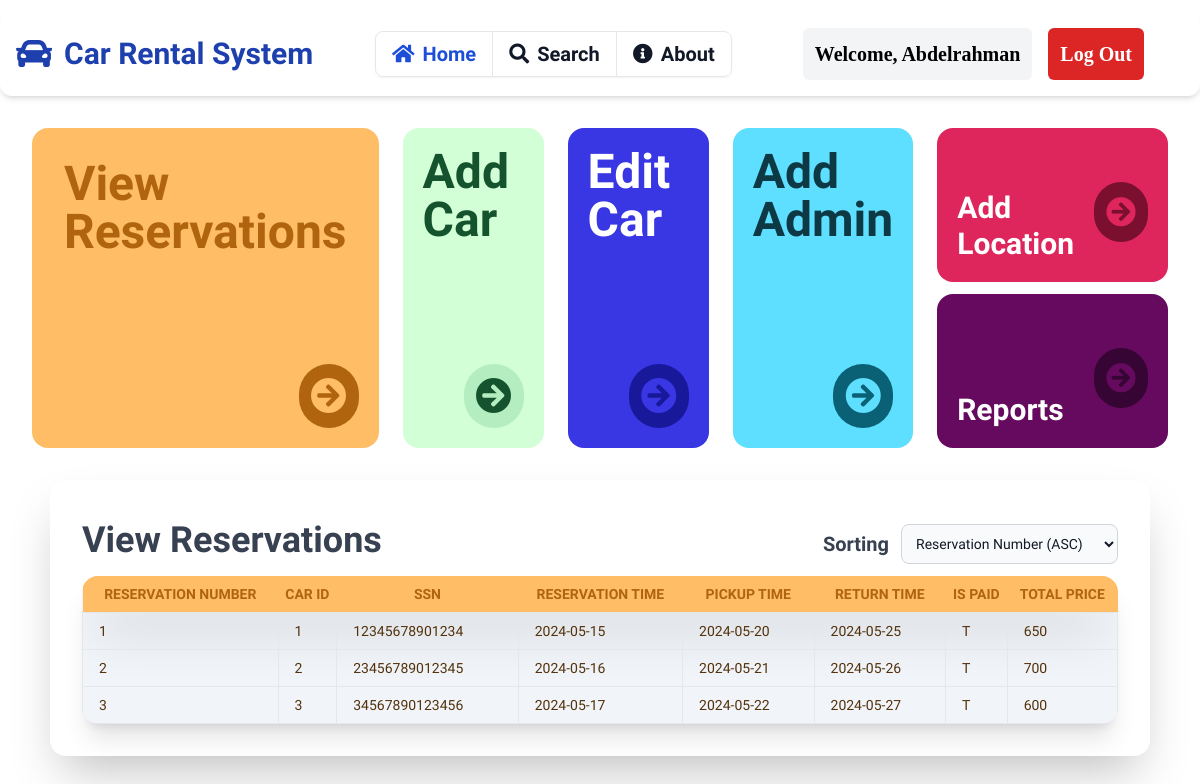
The page /admindashboard.php (signed in) on the database its author committed.
### tables this page shows
CREATE TABLE reservation
(
    car_id             INT,
    ssn                VARCHAR(14),
    reservation_number INT        PRIMARY KEY  AUTO_INCREMENT,
    reservation_time   DATE       NOT NULL,
    pickup_time        DATE       NOT NULL,
    return_time        DATE       NOT NULL,
    is_paid            CHAR(1)    NOT NULL,
    total_price        INT        NOT NULL,
    FOREIGN KEY (car_id) REFERENCES car (car_id) ON DELETE CASCADE,
    FOREIGN KEY (ssn) REFERENCES `user` (ssn) ON DELETE CASCADE
);

### admindashboard.php (the view, shortened to what this page needs)
<?php
include './backend/db_connection.php';
?>
<!doctype html>
<html>
<head>
    <script src="https://cdn.tailwindcss.com"></script>
    <link rel="stylesheet" href="https://cdnjs.cloudflare.com/ajax/libs/font-awesome/4.7.0/css/font-awesome.min.css">
    <link href="https://fonts.cdnfonts.com/css/uber-move-text" rel="stylesheet">
    <link href="https://fonts.cdnfonts.com/css/mona-sans" rel="stylesheet">
    <link rel="stylesheet" href="https://cdnjs.cloudflare.com/ajax/libs/font-awesome/5.15.3/css/all.min.css" />
    <link rel="stylesheet" href="css/style.css">
</head>
<header>
<div class="font-['Sora'] flex p-4 mt-3 mb-5 items-center shadow-md rounded-xl">
    <div class="flex-auto w-72">
        <a href="admindashboard.php" title="" class="inline-flex items-center">
            <i class="fas fa-car text-4xl text-blue-800 mr-3"></i>
            <span class="text-3xl font-extrabold text-blue-800 transition-all duration-200 hover:text-blue-900 focus:text-blue-600">Car Rental System</span>
        </a>
    </div>
    <div class="font-['Sora'] flex justify-center">
    <div class="inline-flex rounded-md shadow-sm">
        <a href="dashboard.php" aria-current="page" class="flex items-center px-4 py-2 text-xl font-bold text-blue-700 bg-white border border-gray-200 rounded-l-lg hover:bg-gray-100 focus:z-10 focus:ring-2 focus:ring-blue-700 focus:text-blue-700 dark:bg-gray-800 dark:border-gray-700 dark:text-white dark:hover:text-white dark:hover:bg-gray-700 dark:focus:ring-blue-500 dark:focus:text-white">
            <i class="fas fa-home mr-2"></i>
            Home
        </a>
        <a href="search.php" class="flex items-center px-4 py-2 text-xl font-bold text-gray-900 bg-white border-t border-b border-gray-200 hover:bg-gray-100 hover:text-blue-700 focus:z-10 focus:ring-2 focus:ring-blue-700 focus:text-blue-700 dark:bg-gray-800 dark:border-gray-700 dark:text-white dark:hover:text-white dark:hover:bg-gray-700 dark:focus:ring-blue-500 dark:focus:text-white">
            <i class="fas fa-search mr-2"></i>
            Search
        </a>
        <a href="About.php" class="flex items-center px-4 py-2 text-xl font-bold text-gray-900 bg-white border border-gray-200 rounded-r-lg hover:bg-gray-100 hover:text-blue-700 focus:z-10 focus:ring-2 focus:ring-blue-700 focus:text-blue-700 dark:bg-gray-800 dark:border-gray-700 dark:text-white dark:hover:text-white dark:hover:bg-gray-700 dark:focus:ring-blue-500 dark:focus:text-white">
            <i class="fas fa-info-circle mr-2"></i>
            About
        </a>
    </div>
</div>
<div class="font-['Mona_Sans'] flex-auto mr-10 text-right">
    <?php
    $user = $_SESSION['user'];
    $user_fname = $user['fname'];
    ?>
    <div class="flex items-center justify-end space-x-4">
        <div class="flex-none bg-gray-100 rounded-md p-3 font-bold text-xl">
            <p>Welcome, <?php echo $user_fname; ?></p>
        </div>
        <a href="logout.php" class="flex-none bg-red-600 text-white rounded-md p-3 font-bold text-xl hover:bg-red-700">Log Out</a>
    </div>
</div>
    </div>
</header>
<body>
<div class="flex flex-row m-5">
<div style="cursor: pointer;" onclick="showViewReservationsDiv()" class="flex hover:scale-110 ease-in duration-150    bg-[#ffbd66] w-1/3 h-80 rounded-2xl m-3 relative">
    <a  class="font-['Josefin_Sans'] text-[#b0640e] p-8 text-5xl font-bold " > View Reservations</a>
    <i class="fa fa-arrow-circle-right absolute bottom-5 right-5 text-[#ffbd66] text-4xl bg-[#b0640e] rounded-full p-3" aria-hidden="true"></i>
  </div>
  <div style="cursor: pointer;" onclick="showAddCarDiv()" class="flex hover:scale-110 ease-in duration-150 bg-[#d2ffd5] w-1/3 h-80 rounded-2xl m-3 relative">
    <a class="font-['Josefin_Sans'] text-green-900 p-5 text-5xl font-bold "> Add Car</a>
    <i class="fa fa-arrow-circle-right absolute bottom-5 right-5 text-green-900 text-4xl bg-[#b4eec0] rounded-full p-3" aria-hidden="true"></i>
  </div>
  <div style="cursor: pointer;" onclick="showEditCarDiv()" class="flex  hover:scale-110 ease-in duration-150   bg-[#3837e3] w-1/3 h-80 rounded-2xl m-3 relative">
    <a class="font-['Josefin_Sans'] text-white p-5 text-5xl font-bold "> Edit Car</a>
    <i class="fa fa-arrow-circle-right absolute bottom-5 right-5 text-[#3837e3] text-4xl bg-[#18189b] rounded-full p-3" aria-hidden="true"></i>
  </div>
  <div style="cursor: pointer;" onclick="showAddAdminDiv()" class="flex  hover:scale-110 ease-in duration-150   bg-[#5fdfff] w-1/3 h-80 rounded-2xl m-3 relative">
    <a class="font-['Josefin_Sans'] text-[#0d3944] p-5 text-5xl font-bold " > Add Admin</a>
    <i class="fa fa-arrow-circle-right absolute bottom-5 right-5 text-[#5fdfff] text-4xl bg-[#0a6176] rounded-full p-3" aria-hidden="true"></i>
  </div>
  <div class="flex flex-col m-3">
  <div style="cursor: pointer; position: relative;" onclick="showaddLocationAndBranchDiv()" class="hover:scale-110 ease-in duration-150 h-1/2 bg-[#de265d] rounded-2xl mb-3 relative flex justify-between items-end">
    <a class="font-['Josefin_Sans'] text-white p-5 text-3xl font-bold">Add Location</a>
    <i class="fa fa-arrow-circle-right text-[#de265d] text-3xl bg-[#7a0f2f] rounded-full p-3 mb-10 mr-5" aria-hidden="true" ></i>
</div>
<div style="cursor: pointer; position: relative;" onclick="showReportsDiv()" class="hover:scale-110 ease-in duration-150 h-1/2 bg-[#650a5f] rounded-2xl relative flex justify-between items-end">
    <a class="font-['Josefin_Sans'] text-white p-5 text-3xl font-bold">Reports</a>
    <i class="fa fa-arrow-circle-right text-[#650a5f] text-3xl bg-[#360533] rounded-full p-3 mb-10 mr-5" aria-hidden="true" ></i>
</div>
  </div>
</div>
<div id="ReservationsDiv" class=" rounded-2xl shadow-2xl bg-white p-8 w-11/12 mx-auto">
<div class="flex items-center">
  <div class="mr-4">
    <h2 class="block mt-2 font-bold font-['Sora'] mb-4 text-4xl text-gray-700">View Reservations</h2>
  </div>
  <div class="ml-auto">
    <h2 class="block font-bold font-['Sora']  text-xl mr-3 text-gray-700">Sorting</h2>
  </div>
  <div>
    <select id="sortSelect" onchange="sortTable()" class="bg-gray-50 border border-gray-300 text-gray-900 text-sm rounded-lg focus:ring-blue-500 focus:border-blue-500 block p-2.5 dark:bg-gray-700 dark:border-gray-600 dark:placeholder-gray-400 dark:text-white dark:focus:ring-blue-500 dark:focus:border-blue-500">
      <option value="reservation_number ASC">Reservation Number (ASC)</option>
    </select>
  </div>
</div>
  <div class="overflow-x-auto rounded-2xl shadow-xl">
    <table class="table-auto text-[#53320c] w-full uppercase bg-slate-100 rounded-2xl shadow-lg text-sm">
      <thead class="bg-[#ffbd66] text-[#b0640e] text-md h-15  shadow-2xl ">
        <tr>
          <th class=" py-2">Reservation Number</th>
          <th class=" py-2">Car ID</th>
          <th class=" py-2">SSN</th>
          <th class=" py-2">Reservation Time</th>
          <th class=" py-2">Pickup Time</th>
          <th class=" py-2">Return Time</th>
          <th class=" py-2">Is Paid</th>
          <th class=" py-2">Total Price</th>
        </tr>
      </thead>
      <tbody id="reservationTableBody">
        <?php
        $sortColumn = "reservation_number";
        $sortOrder = "ASC";
        $sql = "SELECT * FROM reservation ORDER BY $sortColumn $sortOrder";
        $result = $conn->query($sql);
        if ($result->num_rows > 0) {
          while ($row = $result->fetch_assoc()) {
              echo "<tr>";
              echo "<td class='border px-4 py-2'>" . $row["reservation_number"] . "</td>";
              echo "<td class='border px-4 py-2'>" . $row["car_id"] . "</td>";
              echo "<td class='border px-4 py-2'>" . $row["ssn"] . "</td>";
              echo "<td class='border px-4 py-2'>" . $row["reservation_time"] . "</td>";
              echo "<td class='border px-4 py-2'>" . $row["pickup_time"] . "</td>";
              echo "<td class='border px-4 py-2'>" . $row["return_time"] . "</td>";
              echo "<td class='border px-4 py-2'>" . $row["is_paid"] . "</td>";
              echo "<td class='border px-4 py-2'>" . $row["total_price"] . "</td>";
              echo "</tr>";
          }
        } else {
          echo "<tr><td colspan='8' class='text-center py-4'>No reservations found.</td></tr>";
        }
        ?>
      </tbody>
    </table>
  </div>
</div>
</body>

### css/style.css (style rules this page uses)
body { font-family: "Sora", serif; }

### rows shown on the page
reservation: reservation_number "1", car "1", ssn "12345678901234", reservation_time "2024-05-15", pickup_time "2024-05-20", return_time "2024-05-25", is_paid "T", total_price "650"
reservation: reservation_number "2", car "2", ssn "23456789012345", reservation_time "2024-05-16", pickup_time "2024-05-21", return_time "2024-05-26", is_paid "T", total_price "700"
reservation: reservation_number "3", car "3", ssn "34567890123456", reservation_time "2024-05-17", pickup_time "2024-05-22", return_time "2024-05-27", is_paid "T", total_price "600"

### other values the page prints
$user_fname "Abdelrahman"
